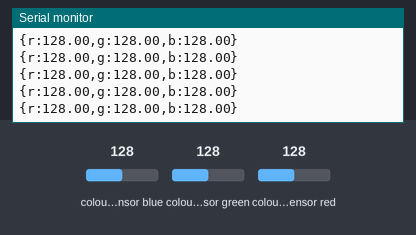
A sketch run on a simulated Arduino Uno, built with avr-gcc and run on an emulated ATmega328P. Parts: the last lines printed to the serial monitor. The inputs (shaded band) are chosen by the test bench; at power-on: colour sensor blue 128, colour sensor green 128, colour sensor red 128.

Above: at 1.2 s.
1.3 s: colour sensor blue set to 5
At 1.34 s:
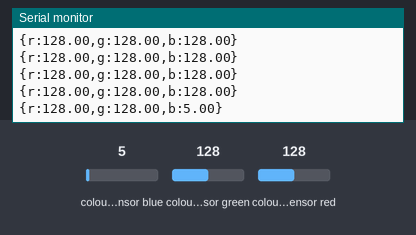
4.3 s: colour sensor green set to 5
At 4.3 s:
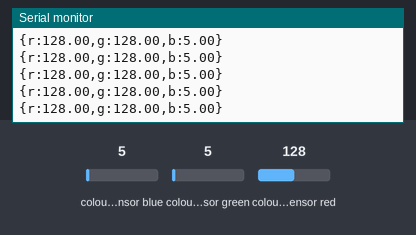
7.3 s: colour sensor red set to 5
At 7.31 s:
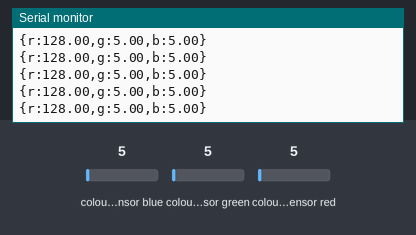

Measured:
- after the input at 1.3 s, the serial monitor: prints a new line at once (image 1)

The sketch:

tcs34725.ino
```cpp
#include <Wire.h>
#include "Adafruit_TCS34725.h"

/* Example code for the Adafruit TCS34725 breakout library */

/* Connect SCL    to analog 5
   Connect SDA    to analog 4
   Connect VDD    to 3.3V DC
   Connect GROUND to common ground */

/* Initialise with default values (int time = 2.4ms, gain = 1x) */
// Adafruit_TCS34725 tcs = Adafruit_TCS34725();

/* Initialise with specific int time and gain values */
Adafruit_TCS34725 tcs = Adafruit_TCS34725(TCS34725_INTEGRATIONTIME_24MS, TCS34725_GAIN_1X);

void setup(void) {
  Serial.begin(9600);

  if (tcs.begin()) {
    Serial.println("Found sensor");
  } else {
    Serial.println("No TCS34725 found ... check your connections");
    while (1);
  }

  // Now we're ready to get readings!
}

void loop(void) {
  float r, g, b, c;
  tcs.getRGB(&r, &g, &b);
  Serial.println((String)"{r:" + r + ",g:" + g + ",b:" + b + "}");
}
```
